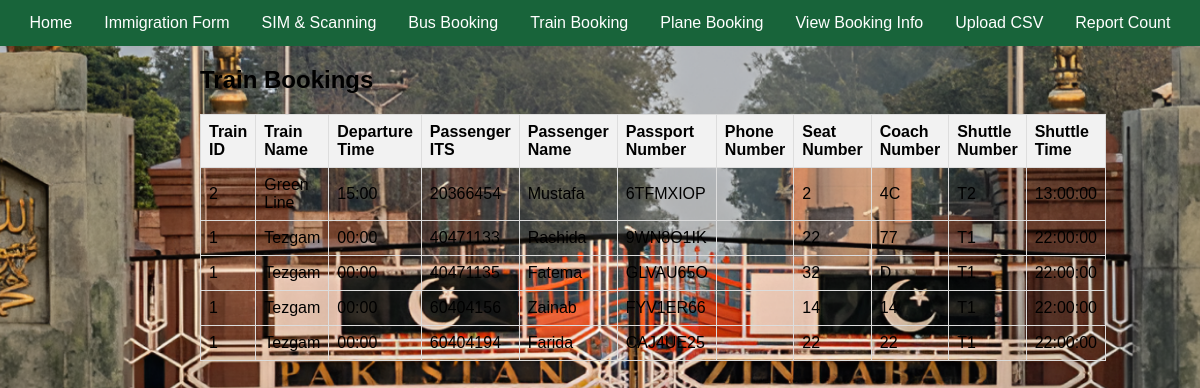
The app's page /train_info/ with its own data.
### database.py (models this page shows, shortened)
class BookingInfo(Base):
    __tablename__ = "booking_info"
    Mode = Column(Integer, index=True)
    ITS = Column(Integer, ForeignKey('master.ITS'), primary_key=True, index=True)
    Issued = Column(Boolean)
    Departed = Column(Boolean)
    Self_Issued = Column(Boolean, default=False)
    seat_number = Column(String)
    bus_number = Column(Integer)
    train_id = Column(Integer, ForeignKey("train.id"), nullable=True)
    plane_id = Column(Integer, ForeignKey("plane.plane_id"), nullable=True)
    coach_number = Column(String)
    cabin_number = Column(String)

class Train(Base):
    __tablename__ = "train"
    id = Column(Integer, primary_key=True, index=True, autoincrement=True)
    train_name = Column(String, nullable=False)
    departure_time = Column(Time, nullable=False)

class Master(Base):
    __tablename__ = "master"
    ITS = Column(Integer, primary_key=True, index=True)
    first_name = Column(String)
    middle_name = Column(String)
    last_name = Column(String)
    DOB = Column(Date)
    passport_No = Column(String, unique=True)
    passport_Expiry = Column(Date)
    Visa_No = Column(String, unique=True)
    Mode_of_Transport = Column(String)
    phone = Column(String, nullable=True)
    arrived = Column(Boolean, default=False)
    timestamp = Column(DateTime, default=func.now())

### main.py (the view)
@app.get("/train_info/", response_class=HTMLResponse)
async def view_train_booking(request: Request, db: Session = Depends(get_db)):
    booking_query = db.query(
        BookingInfo.train_id,
        BookingInfo.ITS,
        BookingInfo.seat_number,
        BookingInfo.coach_number,
        BookingInfo.cabin_number
    ).filter(BookingInfo.Mode == 2).subquery()
    master_query = db.query(
        Master.ITS.label('master_ITS'),
        Master.first_name,
        Master.passport_No,
        Master.phone
    ).subquery()
    train_query = db.query(
        Train.id.label('train_id'),
        Train.train_name,
        Train.departure_time
    ).subquery()
    result = db.query(
        booking_query.c.train_id,
        master_query.c.first_name,
        master_query.c.passport_No,
        master_query.c.phone,
        booking_query.c.ITS,
        booking_query.c.seat_number,
        booking_query.c.coach_number,
        booking_query.c.cabin_number,
        train_query.c.train_name,
        train_query.c.departure_time,
        func.strftime('%H:%M:%S', func.datetime(train_query.c.departure_time, '-2 hours')).label('shuttle_time')
    ).join(
        master_query, master_query.c.master_ITS == booking_query.c.ITS
    ).join(
        train_query, train_query.c.train_id == booking_query.c.train_id
    ).all()
    booking_details = [
        {
            "train_id": row.train_id,
            "train_name": row.train_name,
            "departure_time": row.departure_time,
            "shuttle_time": row.shuttle_time,
            "ITS": row.ITS,
            "passenger_name": row.first_name,
            "passport_number": row.passport_No,
            "phone_number": row.phone,
            "seat_number": row.seat_number,
            "coach_number": row.coach_number,
            "cabin_number": row.cabin_number
        }
        for row in result
    ]
    if not booking_details:
        print("No bookings")
    return templates.TemplateResponse('train_bookings.html', {"request": request, "bookings": booking_details})

### templates/train_bookings.html
{% extends "base.html" %}
{% block content %}
<h2>Train Bookings</h2>
{% if not bookings %}
    <p>No train bookings found.</p>
{% else %}
    <table border="1">
      <thead>
        <tr>
          <th>Train ID</th>
          <th>Train Name</th>
          <th>Departure Time</th>
          <th>Passenger ITS</th>
          <th>Passenger Name</th>
          <th>Passport Number</th>
          <th>Phone Number</th>
          <th>Seat Number</th>
          <th>Coach Number</th>
          <th>Shuttle Number</th>
          <th>Shuttle Time</th>
        </tr>
      </thead>
      <tbody>
        {% for booking in bookings %}
        <tr>
          <td>{{ booking.train_id }}</td>
          <td>{{ booking.train_name }}</td>
          <td>{{ booking.departure_time.strftime('%H:%M') }}</td>
          <td>{{ booking.ITS }}</td>
          <td>{{ booking.passenger_name }}</td>
          <td>{{ booking.passport_number }}</td>
          <td>{{ booking.phone_number }}</td>
          <td>{{ booking.seat_number }}</td>
          <td>{{ booking.coach_number }}</td>
          <td>T{{ booking.train_id }}
          <td>{{ booking.shuttle_time }}</td>
        </tr>
        {% endfor %}
      </tbody>
    </table>
{% endif %}
{% endblock %}

### static/styles.css (style rules this page uses)
body { margin: 0; padding: 0; font-family: 'Poppins', sans-serif; background: url('Login Page bg.png') no-repeat center center fixed; background-size: cover; }
table { width: 100%; border-collapse: collapse; margin-bottom: 20px; }
table, th, td { border: 1px solid #ddd; }
th, td { padding: 8px; text-align: left; }
th { background-color: #f2f2f2; }

### records on screen
BookingInfo: train_id "2", train_name "Green Line", departure_time "15:00", ITS "20366454", passenger_name "Mustafa", passport_number "6TFMXIOP", seat_number "2", coach_number "4C", shuttle_time "13:00:00"
BookingInfo: train_id "1", train_name "Tezgam", departure_time "00:00", ITS "40471133", passenger_name "Rashida", passport_number "9WN8O1IK", seat_number "22", coach_number "77", shuttle_time "22:00:00"
BookingInfo: train_id "1", train_name "Tezgam", departure_time "00:00", ITS "40471135", passenger_name "Fatema", passport_number "GLVAU65O", seat_number "32", coach_number "D", shuttle_time "22:00:00"
BookingInfo: train_id "1", train_name "Tezgam", departure_time "00:00", ITS "60404156", passenger_name "Zainab", passport_number "FYV1ER66", seat_number "14", coach_number "14", shuttle_time "22:00:00"
BookingInfo: train_id "1", train_name "Tezgam", departure_time "00:00", ITS "60404194", passenger_name "Farida", passport_number "CAJ4UE25", seat_number "22", coach_number "22", shuttle_time "22:00:00"
